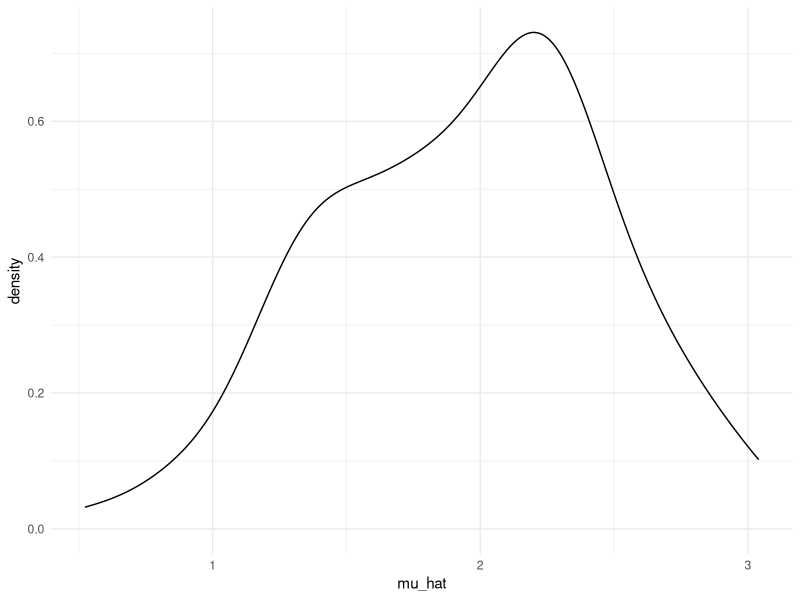
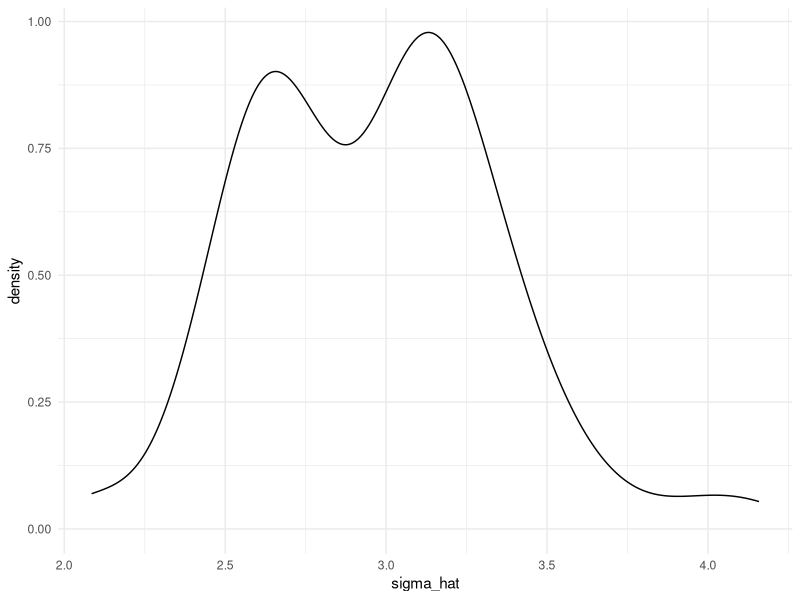
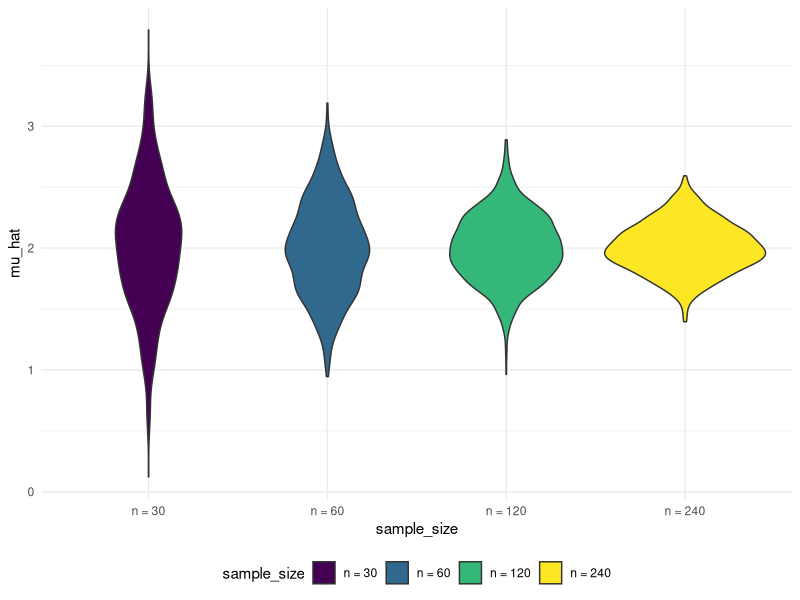

Source code (R) for these figures, in order:
## ---- chunk 1
library (tidyverse)

theme_set(theme_minimal() + theme(legend.position = "bottom"))

knitr::opts_chunk$set(
  fig.width = 6,
  fig.asp = 0.6,
  out.width = "90%"
)

options(
  ggplot2.continuous.color = "viridis",
  ggplot2.continuous.fill = "viridis"
)

scale_color_discrete = scale_color_viridis_d
scale_fill_discrete = scale_fill_viridis_d
## ---- chunk 2
sim_mean_sd = function(n, mu = 2, sigma = 3) {
  
  sim_data = tibble(
    x = rnorm(n, mean = mu, sd = sigma),
  )
  
  sim_data %>% 
    summarize(
      mu_hat = mean(x),
      sigma_hat = sd(x)
    )
}
## ---- chunk 3
sim_mean_sd(30)
## ---- chunk 4
output = vector("list", length = 100)

for (i in 1:100) {
  output[[i]] = sim_mean_sd( 30)
}
bind_rows(output)
## ---- chunk 5
sim_results = 
  rerun(100, sim_mean_sd( 30)) %>% 
  bind_rows()
## ---- chunk 6
sim_results %>% 
  ggplot(aes(x = mu_hat)) + geom_density()

sim_results %>% 
  summarize(avg_mean = mean(mu_hat),
            sd_mean = sd(mu_hat))

sim_results %>% 
  ggplot(aes(x = sigma_hat))+ geom_density()
## ---- chunk 7
n_list =
  list(
    "n = 30" = 30,
    "n = 60" = 60,
    "n = 120" = 120,
    "n = 240" = 240
  )

output = vector("list", length = 4)

for (i in 1:4){
  output[[i]] = rerun(100, sim_mean_sd(n_list[[i]])) %>% 
    bind_rows()
  }
## ---- chunk 8
sim_results =
  tibble(
  sample_size = c(30, 60, 120, 240)
) %>% 
  mutate(output_list = map(.x = sample_size, ~rerun(1000, sim_mean_sd(.x))),
         estimate_df = map(output_list, bind_rows))  %>% 
  select(-output_list) %>% 
  unnest(estimate_df)

## ---- chunk 9
sim_results %>% 
  mutate(
    sample_size = str_c("n = ", sample_size),
    sample_size = fct_inorder(sample_size)) %>% 
  ggplot(aes(x = sample_size, y = mu_hat, fill = sample_size)) + 
  geom_violin()
## ---- chunk 10
sim_results %>%
  group_by(sample_size) %>% 
  summarize(avg_mean = mean(mu_hat),
            sd_mean = sd(mu_hat))

